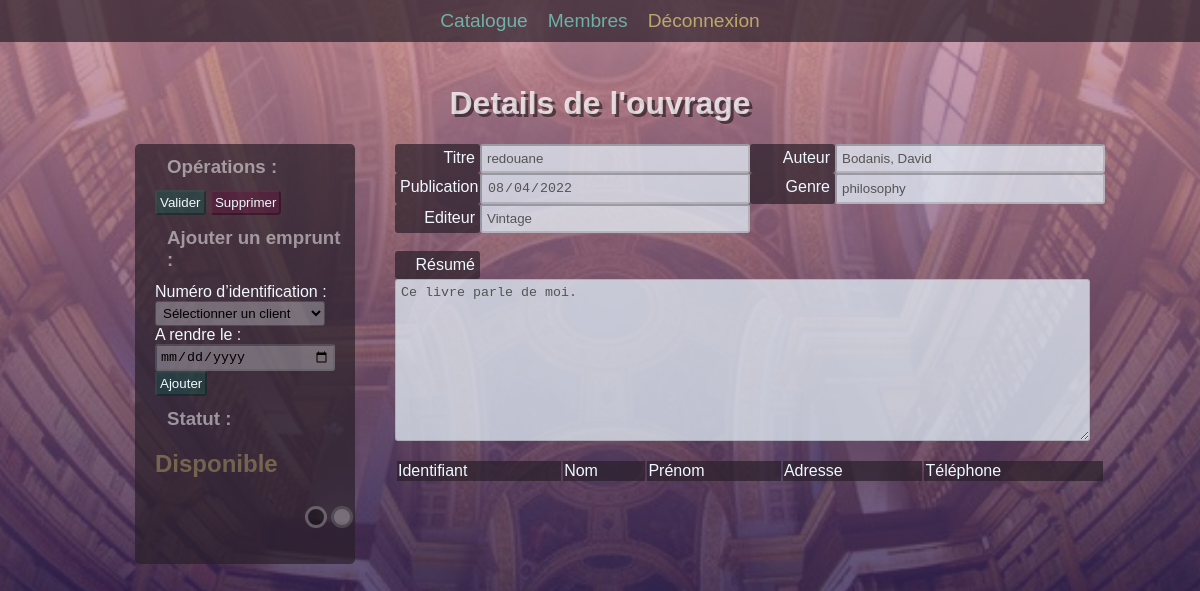
The page /index.php?action=fiche&id=211 (signed in) on the database its author committed.
### tables this page shows
CREATE TABLE `books` (
  `id` int NOT NULL,
  `Title` varchar(54) DEFAULT NULL,
  `published_date` date DEFAULT NULL,
  `available` tinyint(1) NOT NULL,
  `description` text NOT NULL,
  `id_category` int DEFAULT NULL,
  `id_author` int DEFAULT NULL,
  `id_publisher` int DEFAULT NULL
);

CREATE TABLE `author` (
  `id_author` int NOT NULL,
  `author` varchar(100) NOT NULL
);

CREATE TABLE `category` (
  `id_category` int NOT NULL,
  `name` varchar(100) NOT NULL
);

CREATE TABLE `publisher` (
  `id_publisher` int NOT NULL,
  `name` varchar(100) NOT NULL
);

### src/controllers/Fiche.php (called while the page is built, shortened)
<?php
require_once("../src/models/Book.php");
class Fiche{
    public function displayficheBook(){
        $bookId = $_GET['id'];
        $Book = new Book();
        $book = $Book->findBookById($bookId);
        require("../templates/fiche_livre.php");
    }
}

### src/models/Book.php (called while the page is built, shortened)
<?php
class Book
{
    public function findBookById($id){
        require('../src/pdo/PDO.php');
        $bookDB = $db -> prepare("SELECT b.id as id,b.Title as Title,b.published_date as p_date,b.available as available,b.description as description,c.name as category,a.author as author,p.name as publisher FROM books b LEFT JOIN category c ON b.id_category = c.id_category LEFT JOIN author a ON b.id_author = a.id_author LEFT JOIN publisher p ON b.id_publisher = p.id_publisher WHERE id = :id");
        $bookDB -> execute(['id' => $id]);
        $book = $bookDB -> fetch();
        return $book;
    }
}

### templates/fiche_livre.php (the view, shortened to what this page needs)
<h1>Details de l'ouvrage</h1>
<div class="pageContainer">
    <div class="filters">
        <div class="search">
            <h3>Opérations :</h3>
            <a href="./catalogue.html"><button class="btnAjouter">Valider</button></a>
            <a href="./catalogue.html"><button class="btnSupprimer">Supprimer</button></a>
            <h3>Ajouter un emprunt :</h3>
            <?php if ($book['available'] == 1) : ?>
            <div class="selectStatusE">
                <p>Emprunté par n° <?= $currentCustomer['id_customer'] ?></p>
                <h4>Temps restant :</h4>
                <p><?= $remainingTime ?> Jour(s)</p>
                <a href="../index.php?action=returnLoan&id=<?= $book['id'] ?>"><button class="btnAjouter">Rendre
                        l'ouvrage</button></a>
            </div>
            <?php else : ?>
            <form action="index.php?action=loan&id=<?= $book['id'] ?>" method="post">
                <div>
                    <label for="debutPret">Numéro d’identification :</label>
                    <select name="client" id="client" required class="inputEmprunteur">
                        <option value="" selected="true" disabled="disabled">Sélectionner un client</option>
                    </select>
                </div>
                <div>
                    <label for="finPret">A rendre le :</label>
                    <input type="date" name="finPret" id="finPret" required class="inputEmprunteur">
                </div>
                <input type="submit" id='submitEmprunt' value='Ajouter' class="btnAjouter">
            </form>
            <?php endif ?>
            <h3>Statut :</h3>
            <?php if ($book['available'] == 0) : ?>
            <h2>Disponible</h2>
            <?php else : ?>
            <h2>Emprunté</h2>
            <?php endif ?>
            <div class="themeSelector">
                <div id="theme1"> </div>
                <div id="theme2"> </div>
            </div>
        </div>
    </div>
    <div class="DetailContainer">
        <div class="my2div">
            <label for="InputTitre" class="labelOuvrage">Titre</label>
            <input type="text" name="InputTitre"
                value="<?= (!is_null($book['Title'])) ? $book['Title']  : "Donnée non renseigné" ?>"
                class="InputOuvrage" disabled>
            <br>
            <label for="InputAuteur" class="labelOuvrage">Auteur</label>
            <input type="text" name="InputTitre"
                value="<?= (!is_null($book['author'])) ? $book['author']  : "Donnée non renseigné" ?>"
                class="InputOuvrage" disabled>
            <br>
        </div>
        <div class="my2div">
            <label for="InputDateDePublication" class="labelOuvrage">Publication</label>
            <input type="date" name="InputDateDePublication"
                value="<?= (!is_null($book['p_date'])) ? $book['p_date']  : "Donnée non renseigné" ?>"
                class="InputOuvrage" disabled>
            <br>
            <label for="InputRésumé" class="labelOuvrage">Genre</label>
            <input type="text" name="InputTitre"
                value="<?= (!is_null($book['category'])) ? $book['category']  : "Donnée non renseigné" ?>"
                class="InputOuvrage" disabled>
        </div>
        <div class="my2div">
            <label for="InputPublisher" class="labelOuvrage">Editeur</label>
            <input type="text" name="InputPublisher"
                value="<?= (!is_null($book['publisher'])) ? $book['publisher']  : "Donnée non renseigné" ?>"
                class="InputOuvrage" disabled>
        </div>
        <br>
        <label for="InputRésumé" class="labelOuvrage">Résumé</label>
        <textarea name="InputRésumé" cols="30" rows="10" class="TextAreaOuvrage"
            disabled><?= $book['description'] ?></textarea>
        <br>
        <table class="tableEmprunteur">
            <tr class="tableThead">
                <td>Identifiant</td>
                <td>Nom</td>
                <td>Prénom</td>
                <td>Adresse</td>
                <td>Téléphone</td>
            </tr>
        </table>
    </div>
</div>
<?php require("base.php");

### public/style.css (style rules this page uses)
html { scroll-behavior: smooth; --color0: rgb(0, 0, 0); --color0b: rgb(240, 248, 255); --color0c: rgba(42, 32, 42, 0.7); --color1: hsla(169, 100%, 21%, 0.3); --color1Over: hsla(169, 100%, 21%, 0.8); --color2: hsla(328, 100%, 21%, 0.3); --color2Over: hsla(328, 100%, 21%, 0.8); --colorBg1: rgba(200, 140, 160, 0.8); --colorBg2: rgba(0, 0, 64, 0.8); --colorM1: hsla(169, 100%, 75%, 0.6); --colorM1Over: hsla(169, 100%, 75%, 0.9); --colorM2: hsla(53, 100%, 75%, 0.6); --colorM2Over: hsla(53, 100%, 75%, 0.9); }
body { padding: 0; margin: 0; display: flex; flex-flow: column; align-items: center; background-image: linear-gradient(var(--colorBg1), var(--colorBg2)), url("./img/fond_biblio.webp"); background-attachment: fixed; background-repeat: no-repeat; background-position: 50% 50%; background-size: cover; font-family: 'Gill Sans', 'Gill Sans MT', Calibri, 'Trebuchet MS', sans-serif; }
a { color: var(--colorM1); text-decoration: none; font-size: 1.0em; }
h1 { text-shadow: rgba(0, 0, 0, 0.5) 3px 3px; color: rgba(255, 255, 255, 0.75); padding-top: 64px; }
.pageContainer { width: 100%; display: flex; justify-content: center; }
.filters { width: 25%; height: 64vh; display: flex; justify-content: center; overflow: hidden; }
.search { background-color: var(--color0c); width: 200px; height: 420px; border-radius: 0.3em; padding-left: 20px; position: fixed; color: var(--color0b); }
.search h3 { color: hsla(0, 0%, 100%, 0.5); margin: 12px; }
.search h2 { color: hsla(53, 100%, 75%, 0.3); }
.themeSelector { width: 100%; padding-top: 6px; padding-right: 64px; display: flex; justify-content: flex-end; }
#theme1 { background-color: rgba(0, 0, 0, 0.3); border-color: rgba(255, 255, 255, 0.3); border-style: solid; width: 16px; height: 16px; border-radius: 50%; margin: 2px; }
#theme2 { background-color: rgba(255, 255, 255, 0.3); border-color: rgba(0, 0, 0, 0.3); border-style: solid; width: 16px; height: 16px; border-radius: 50%; margin: 2px; }
.inputEmprunteur { background-color: hsla(200, 100%, 97%, 0.3); width: 85%; border-radius: 3px; padding: 3px; border-color: hsla(0, 0%, 0%, 0.3); }
.btnAjouter { background-color: var(--color1); border-radius: 3px; padding: 3px; border-color: rgba(0, 0, 0, 0.3); color: var(--color0b); overflow: hidden; }
.btnSupprimer { background-color: var(--color2); border-radius: 0.3em; padding: 3px; border-color: hsla(0, 0%, 0%, 0.3); color: var(--color0b); overflow: hidden; }
.DetailContainer { display: flex; flex-flow: column; overflow: hidden; }
.labelOuvrage { background-color: var(--color0c); color: var(--color0b); width: 75px; padding: 5px; text-align: right; border-radius: 3px; }
.InputOuvrage { width: 256px; padding: 5px; background-color: hsla(210, 67%, 94%, 0.75); border-radius: 3px; }
.TextAreaOuvrage { width: 683px; padding: 5px; background-color: hsla(210, 67%, 94%, 0.75); border-radius: 3px; }
.my2div { display: flex; flex-flow: row; }
.tableThead { background-color: var(--color0c); color: var(--color0b); }

### rows shown on the page
books: InputTitre "redouane", InputTitre "Bodanis, David", InputDateDePublication "08/04/2022", InputTitre "philosophy", InputPublisher "Vintage", InputRésumé "Ce livre parle de moi."
